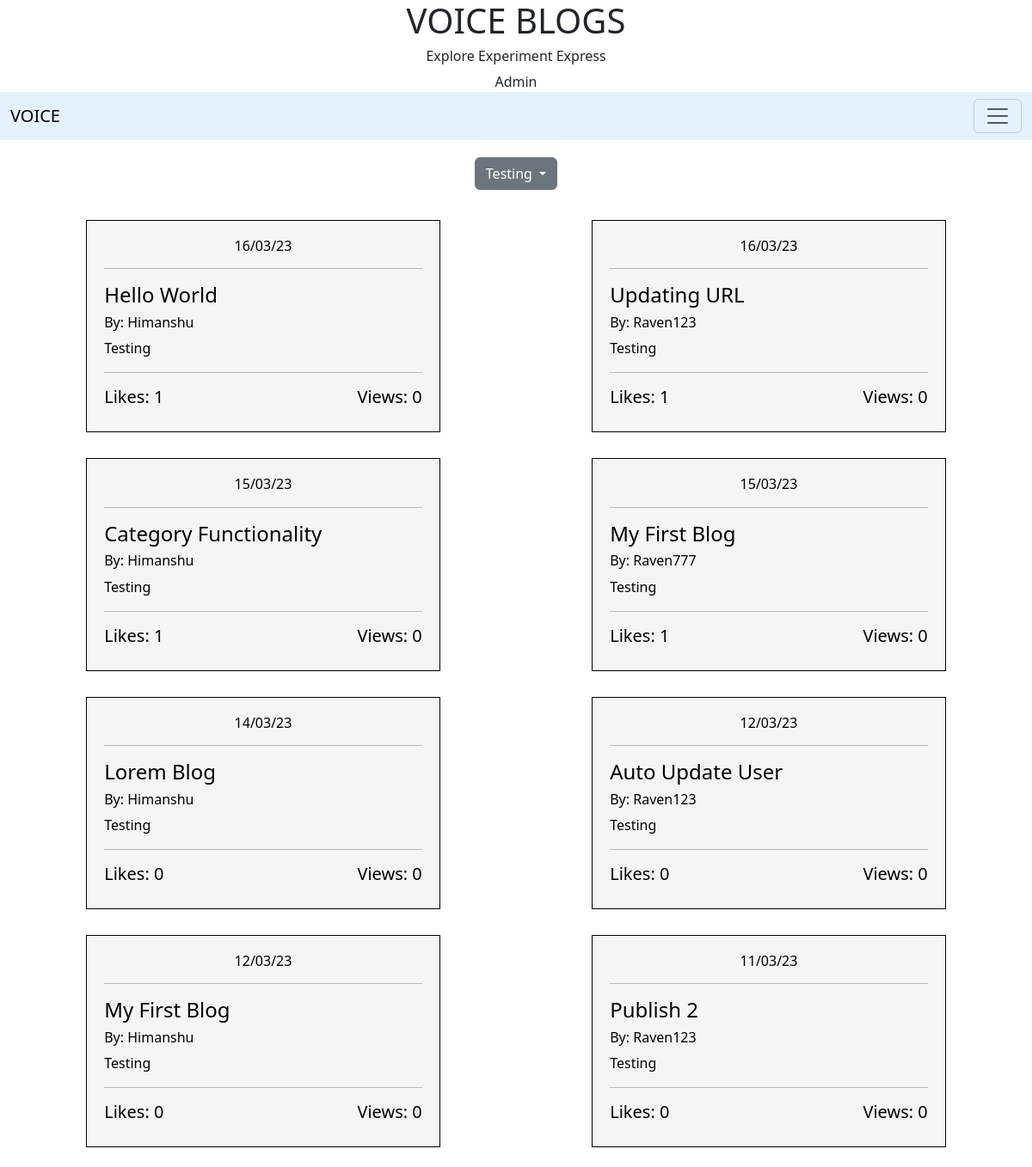
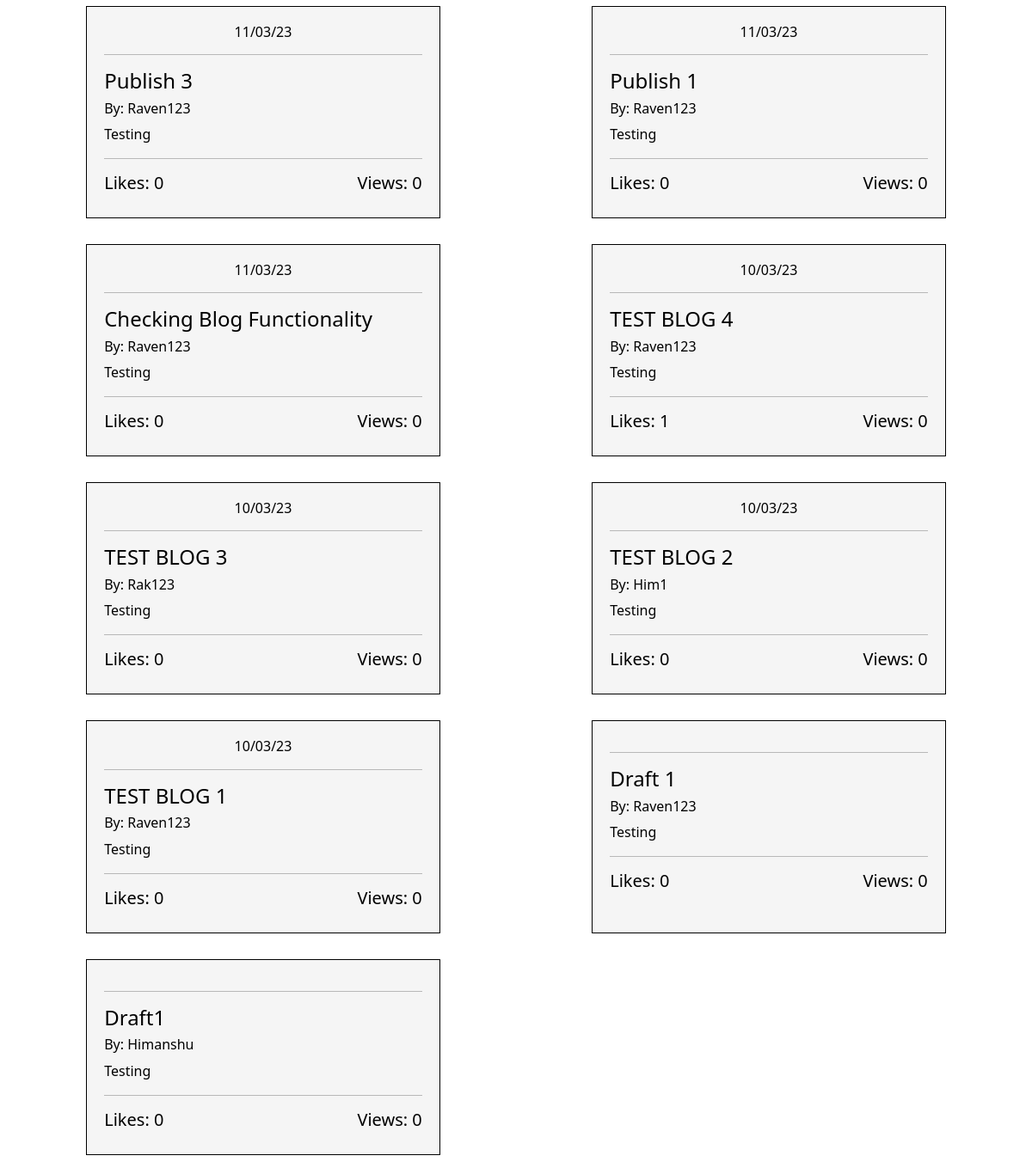
The app's page /category/testing, older data (2 pictures, top to bottom).
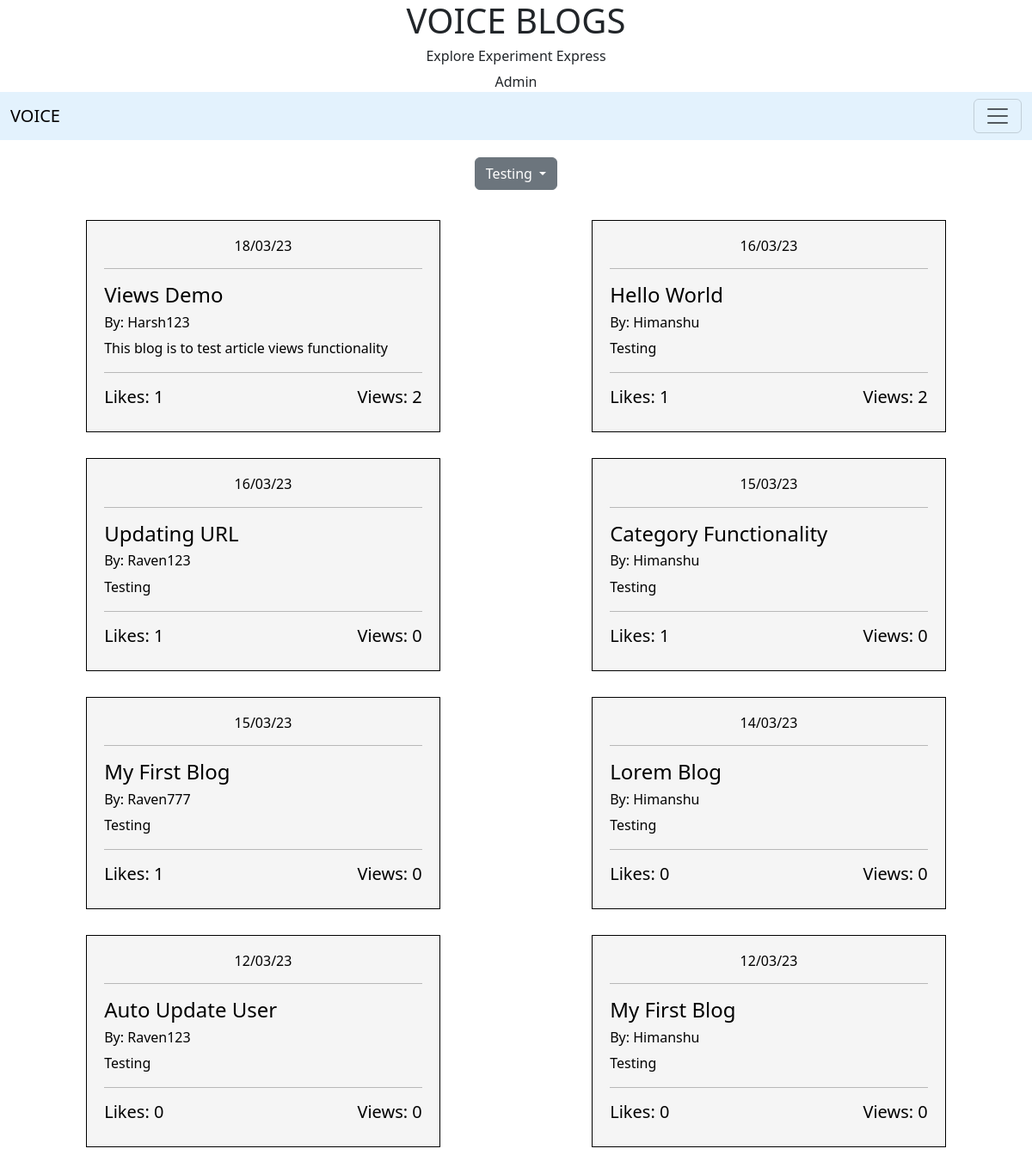
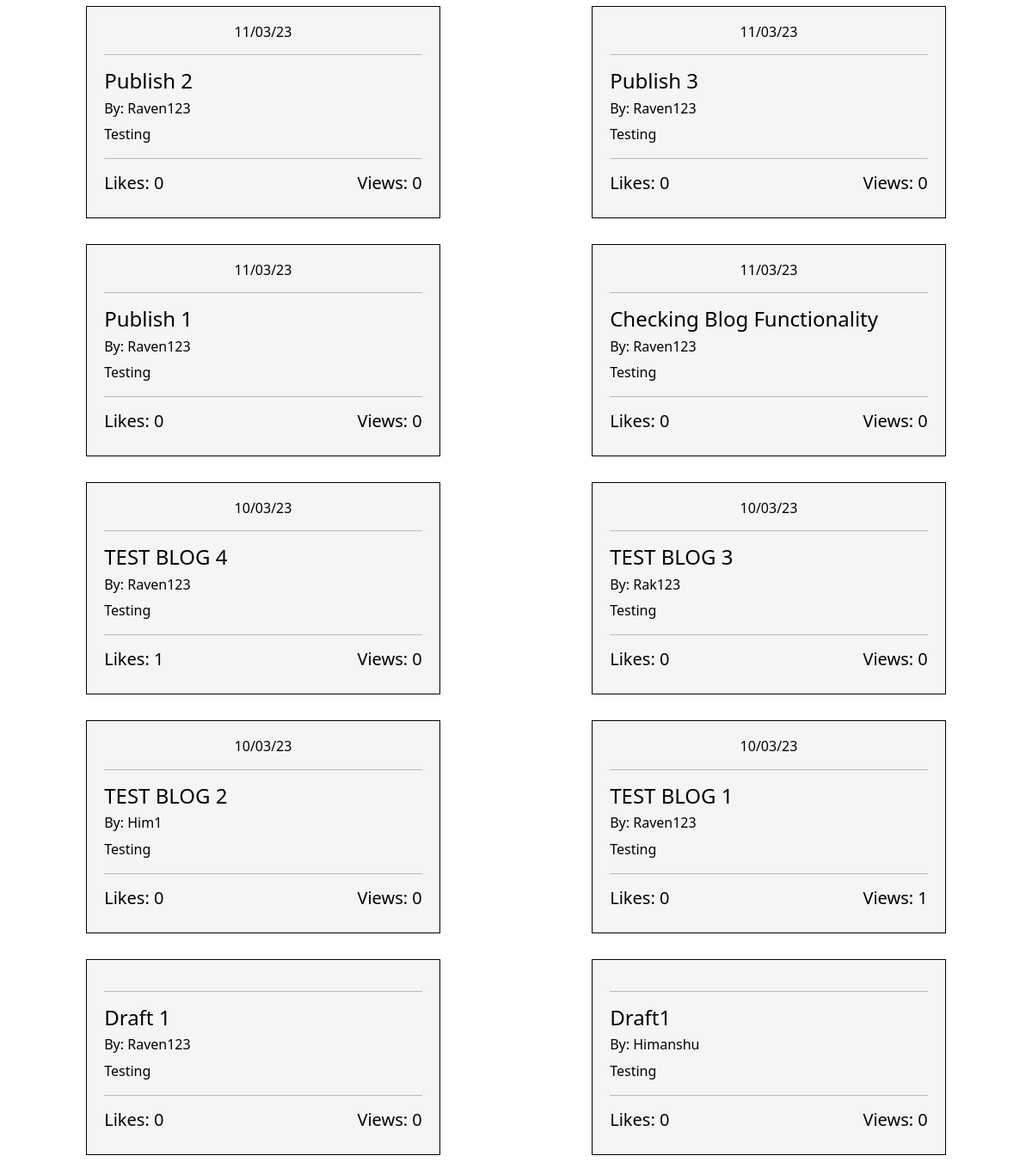
The same page, newer data (2 pictures, top to bottom).
### user/models.py (models this page shows, shortened)
class Blog(models.Model):
    title = models.CharField(max_length=50)
    content = RichTextField(blank=True, null=True)
    title_tag = models.CharField(max_length=50)
    publish_date = models.DateTimeField(blank=True, null=True)
    author = models.ForeignKey(User, on_delete=models.CASCADE)
    category = models.CharField(max_length=40)
    likes = models.ManyToManyField(User, related_name="blog_likes")
    views = models.ManyToManyField(User, related_name="blog_views")
    snippet = models.TextField(max_length=100)
    class Meta:
        ordering = ['-publish_date']
    def total_likes(self):
        return self.likes.count()
    def total_views(self):
        return self.views.count()

### user/views.py (the view, shortened to what this page needs)
# urls.py: path("category/<str:category>", CategoryView, name='category'),
def CategoryView(request, category,user="",page=""):
    cat_list = Category.objects.all()
    data = Blog.objects.filter(category=category.title().replace("-"," "))
    return render(request, 'user/category.html', {'category': category,'blogs':data,'cat_list':cat_list})

### user/templatetags/my_filters.py (called while the page is built)
@register.filter
def test(obj):
    return obj.total_likes()

@register.filter
def views_count(obj):
    return obj.total_views()

### templates/user/category.html
<!DOCTYPE html>
{% extends 'main/base.html'%}
{% load my_filters %}
{% block body_block %}
    {% include 'main/category_list.html'%}
    {% if blogs %}
    <div class="blogs container-fluid">
        {% for blog in blogs %}
        <div class="blog container-fluid">
            <a href="{% url 'blog-detail' blog.pk %}">
                <h6 class="text-center">{{blog.publish_date|date:"d/m/y"}}</h6>
                <hr>
                <h4>{{blog.title}}</h4>
                <h6>By: {{blog.author.username}}</h6>
                <p>{{ blog.snippet }}</p>
                <hr>
                <div class="lV">
                    <h5>
                        Likes: {{ blog|test }}
                    </h5>
                    <h5>
                        Views: {{ blog|views_count }}
                    </h5>
                </div>
            </a>
        </div>
        {% endfor %}
    </div>
    {%else%}
    <h1 class="text-center">Sorry!! No Blogs in this Category</h1>
    {% endif %}
{% endblock %}

Row changes from the older to the newer data that the page shows:
added Blog: publish_date "18/03/23", title "Views Demo", author.username "Harsh123", snippet "This blog is to test article views functionality", id "1", id "2"
computed for Blog "Hello World": id "0" → "2"
computed for Blog "TEST BLOG 1": id "0" → "1"
